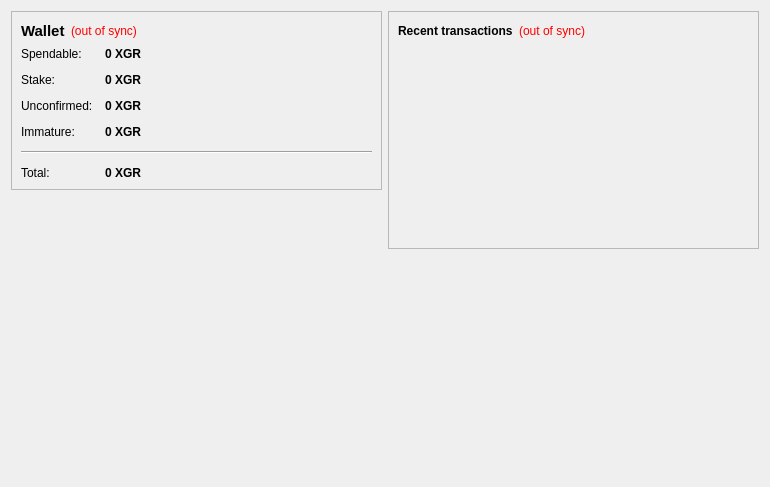
<?xml version="1.0" encoding="UTF-8"?>
<ui version="4.0">
 <class>OverviewPage</class>
 <widget class="QWidget" name="OverviewPage">
  <property name="geometry">
   <rect>
    <x>0</x>
    <y>0</y>
    <width>770</width>
    <height>487</height>
   </rect>
  </property>
  <property name="windowTitle">
   <string>Form</string>
  </property>
  <layout class="QHBoxLayout" name="horizontalLayout" stretch="1,1">
   <item>
    <layout class="QVBoxLayout" name="verticalLayout_2">
     <item>
      <widget class="QFrame" name="frame">
       <property name="frameShape">
        <enum>QFrame::StyledPanel</enum>
       </property>
       <property name="frameShadow">
        <enum>QFrame::Raised</enum>
       </property>
       <layout class="QVBoxLayout" name="verticalLayout_4">
        <item>
         <layout class="QHBoxLayout" name="horizontalLayout_4">
          <item>
           <widget class="QLabel" name="label_5">
            <property name="font">
             <font>
              <pointsize>11</pointsize>
              <weight>75</weight>
              <bold>true</bold>
             </font>
            </property>
            <property name="text">
             <string>Wallet</string>
            </property>
           </widget>
          </item>
          <item>
           <widget class="QLabel" name="labelWalletStatus">
            <property name="toolTip">
             <string>The displayed information may be out of date. Your wallet automatically synchronizes with the GoldReserve network after a connection is established, but this process has not completed yet.</string>
            </property>
            <property name="styleSheet">
             <string notr="true">QLabel { color: red; }</string>
            </property>
            <property name="text">
             <string notr="true">(out of sync)</string>
            </property>
            <property name="alignment">
             <set>Qt::AlignLeading|Qt::AlignLeft|Qt::AlignVCenter</set>
            </property>
           </widget>
          </item>
          <item>
           <spacer name="horizontalSpacer_2">
            <property name="orientation">
             <enum>Qt::Horizontal</enum>
            </property>
            <property name="sizeHint" stdset="0">
             <size>
              <width>40</width>
              <height>20</height>
             </size>
            </property>
           </spacer>
          </item>
         </layout>
        </item>
        <item>
         <layout class="QFormLayout" name="formLayout_2">
          <property name="fieldGrowthPolicy">
           <enum>QFormLayout::AllNonFixedFieldsGrow</enum>
          </property>
          <property name="horizontalSpacing">
           <number>12</number>
          </property>
          <property name="verticalSpacing">
           <number>12</number>
          </property>
          <item row="0" column="0">
           <widget class="QLabel" name="label">
            <property name="text">
             <string>Spendable:</string>
            </property>
           </widget>
          </item>
          <item row="0" column="1">
           <widget class="QLabel" name="labelBalance">
            <property name="font">
             <font>
              <weight>75</weight>
              <bold>true</bold>
             </font>
            </property>
            <property name="cursor">
             <cursorShape>IBeamCursor</cursorShape>
            </property>
            <property name="toolTip">
             <string>Your current spendable balance</string>
            </property>
            <property name="text">
             <string notr="true">0 XGR</string>
            </property>
            <property name="textInteractionFlags">
             <set>Qt::LinksAccessibleByMouse|Qt::TextSelectableByKeyboard|Qt::TextSelectableByMouse</set>
            </property>
           </widget>
          </item>
          <item row="1" column="0">
           <widget class="QLabel" name="label_6">
            <property name="text">
             <string>Stake:</string>
            </property>
           </widget>
          </item>
          <item row="1" column="1">
           <widget class="QLabel" name="labelStake">
            <property name="font">
             <font>
              <weight>75</weight>
              <bold>true</bold>
             </font>
            </property>
            <property name="cursor">
             <cursorShape>IBeamCursor</cursorShape>
            </property>
            <property name="toolTip">
             <string>Total of coins that was staked, and do not yet count toward the current balance</string>
            </property>
            <property name="text">
             <string notr="true">0 XGR</string>
            </property>
            <property name="textInteractionFlags">
             <set>Qt::LinksAccessibleByMouse|Qt::TextSelectableByKeyboard|Qt::TextSelectableByMouse</set>
            </property>
           </widget>
          </item>
          <item row="2" column="0">
           <widget class="QLabel" name="label_3">
            <property name="text">
             <string>Unconfirmed:</string>
            </property>
           </widget>
          </item>
          <item row="2" column="1">
           <widget class="QLabel" name="labelUnconfirmed">
            <property name="font">
             <font>
              <weight>75</weight>
              <bold>true</bold>
             </font>
            </property>
            <property name="cursor">
             <cursorShape>IBeamCursor</cursorShape>
            </property>
            <property name="toolTip">
             <string>Total of transactions that have yet to be confirmed, and do not yet count toward the current balance</string>
            </property>
            <property name="text">
             <string notr="true">0 XGR</string>
            </property>
            <property name="textInteractionFlags">
             <set>Qt::LinksAccessibleByMouse|Qt::TextSelectableByKeyboard|Qt::TextSelectableByMouse</set>
            </property>
           </widget>
          </item>
          <item row="3" column="0">
           <widget class="QLabel" name="labelImmatureText">
            <property name="text">
             <string>Immature:</string>
            </property>
           </widget>
          </item>
          <item row="3" column="1">
           <widget class="QLabel" name="labelImmature">
            <property name="font">
             <font>
              <weight>75</weight>
              <bold>true</bold>
             </font>
            </property>
            <property name="toolTip">
             <string>Mined balance that has not yet matured</string>
            </property>
            <property name="text">
             <string notr="true">0 XGR</string>
            </property>
            <property name="textInteractionFlags">
             <set>Qt::LinksAccessibleByMouse|Qt::TextSelectableByKeyboard|Qt::TextSelectableByMouse</set>
            </property>
           </widget>
          </item>
          <item row="4" column="0" colspan="2">
           <widget class="Line" name="line">
            <property name="orientation">
             <enum>Qt::Horizontal</enum>
            </property>
           </widget>
          </item>
          <item row="5" column="0">
           <widget class="QLabel" name="labelTotalText">
            <property name="text">
             <string>Total:</string>
            </property>
           </widget>
          </item>
          <item row="5" column="1">
           <widget class="QLabel" name="labelTotal">
            <property name="font">
             <font>
              <weight>75</weight>
              <bold>true</bold>
             </font>
            </property>
            <property name="cursor">
             <cursorShape>IBeamCursor</cursorShape>
            </property>
            <property name="toolTip">
             <string>Your current total balance</string>
            </property>
            <property name="text">
             <string notr="true">0 XGR</string>
            </property>
            <property name="textInteractionFlags">
             <set>Qt::LinksAccessibleByMouse|Qt::TextSelectableByKeyboard|Qt::TextSelectableByMouse</set>
            </property>
           </widget>
          </item>
         </layout>
        </item>
       </layout>
      </widget>
     </item>
     <item>
      <spacer name="verticalSpacer">
       <property name="orientation">
        <enum>Qt::Vertical</enum>
       </property>
       <property name="sizeHint" stdset="0">
        <size>
         <width>20</width>
         <height>40</height>
        </size>
       </property>
      </spacer>
     </item>
     <item>
      <widget class="QLabel" name="label_2">
       <property name="autoFillBackground">
        <bool>true</bool>
       </property>
       <property name="text">
        <string/>
       </property>
       <property name="pixmap">
        <pixmap resource="../bitcoin.qrc">:/icons/drmbg</pixmap>
       </property>
       <property name="scaledContents">
        <bool>false</bool>
       </property>
       <property name="margin">
        <number>0</number>
       </property>
      </widget>
     </item>
    </layout>
   </item>
   <item>
    <layout class="QVBoxLayout" name="verticalLayout_3">
     <item>
      <widget class="QFrame" name="frame_2">
       <property name="frameShape">
        <enum>QFrame::StyledPanel</enum>
       </property>
       <property name="frameShadow">
        <enum>QFrame::Raised</enum>
       </property>
       <layout class="QVBoxLayout" name="verticalLayout">
        <item>
         <layout class="QHBoxLayout" name="horizontalLayout_2">
          <item>
           <widget class="QLabel" name="label_4">
            <property name="text">
             <string>&lt;b&gt;Recent transactions&lt;/b&gt;</string>
            </property>
           </widget>
          </item>
          <item>
           <widget class="QLabel" name="labelTransactionsStatus">
            <property name="toolTip">
             <string>The displayed information may be out of date. Your wallet automatically synchronizes with the GoldReserve network after a connection is established, but this process has not completed yet.</string>
            </property>
            <property name="styleSheet">
             <string notr="true">QLabel { color: red; }</string>
            </property>
            <property name="text">
             <string notr="true">(out of sync)</string>
            </property>
            <property name="alignment">
             <set>Qt::AlignRight|Qt::AlignTrailing|Qt::AlignVCenter</set>
            </property>
           </widget>
          </item>
          <item>
           <spacer name="horizontalSpacer">
            <property name="orientation">
             <enum>Qt::Horizontal</enum>
            </property>
            <property name="sizeHint" stdset="0">
             <size>
              <width>40</width>
              <height>20</height>
             </size>
            </property>
           </spacer>
          </item>
         </layout>
        </item>
        <item>
         <widget class="QListView" name="listTransactions">
          <property name="styleSheet">
           <string notr="true">QListView { background: transparent; }</string>
          </property>
          <property name="frameShape">
           <enum>QFrame::NoFrame</enum>
          </property>
          <property name="verticalScrollBarPolicy">
           <enum>Qt::ScrollBarAlwaysOff</enum>
          </property>
          <property name="horizontalScrollBarPolicy">
           <enum>Qt::ScrollBarAlwaysOff</enum>
          </property>
          <property name="selectionMode">
           <enum>QAbstractItemView::NoSelection</enum>
          </property>
         </widget>
        </item>
       </layout>
      </widget>
     </item>
     <item>
      <spacer name="verticalSpacer_2">
       <property name="orientation">
        <enum>Qt::Vertical</enum>
       </property>
       <property name="sizeHint" stdset="0">
        <size>
         <width>20</width>
         <height>40</height>
        </size>
       </property>
      </spacer>
     </item>
    </layout>
   </item>
  </layout>
 </widget>
 <resources/>
 <connections/>
</ui>
